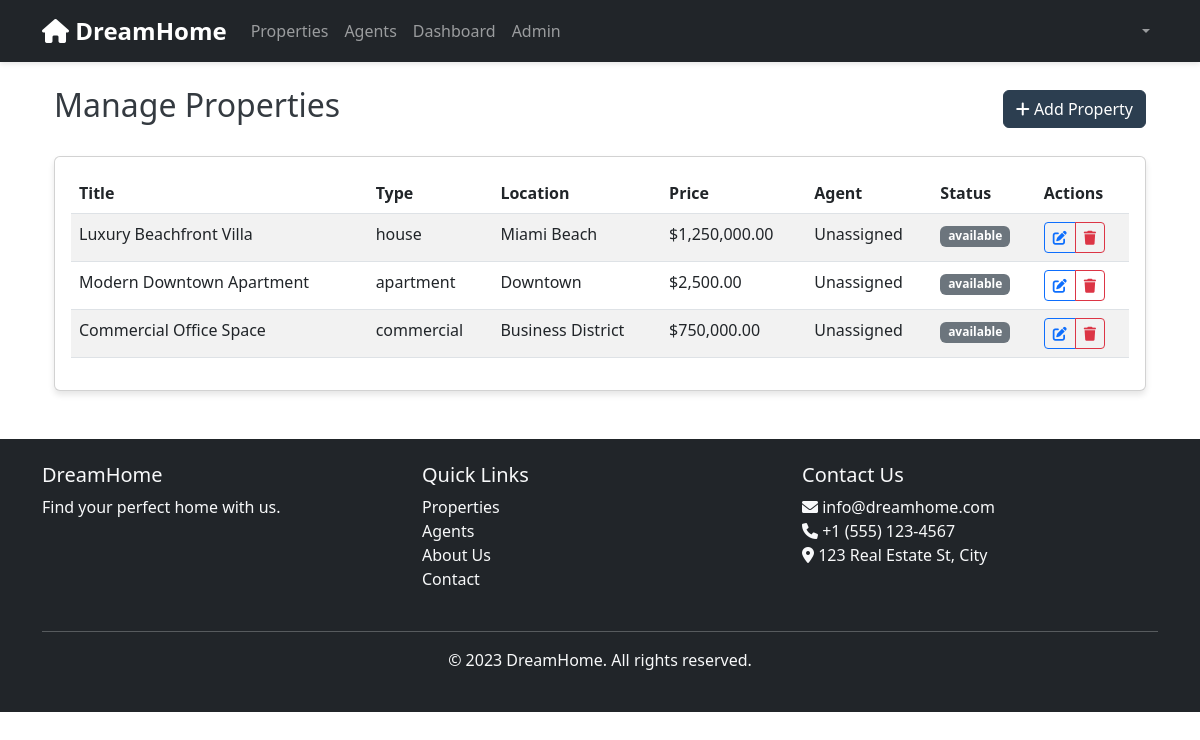
/admin/properties/manage (signed in), run on the app's committed database.
### app.py (models this page shows)
class Property(db.Model):
    id = db.Column(db.Integer, primary_key=True)
    title = db.Column(db.String(200), nullable=False)
    description = db.Column(db.Text)
    property_type = db.Column(db.String(50), nullable=False)  # house, apartment, commercial, land
    transaction_type = db.Column(db.String(20), nullable=False)  # sale, rent
    price = db.Column(db.Float, nullable=False)
    area = db.Column(db.Float, nullable=False)  # in square feet/meters
    bedrooms = db.Column(db.Integer)
    bathrooms = db.Column(db.Float)
    location = db.Column(db.String(200), nullable=False)
    address = db.Column(db.Text, nullable=False)
    city = db.Column(db.String(100), nullable=False)
    state = db.Column(db.String(100), nullable=False)
    zipcode = db.Column(db.String(20), nullable=False)
    amenities = db.Column(db.Text)  # JSON string of amenities
    images = db.Column(db.Text)  # JSON string of image URLs
    status = db.Column(db.String(20), default='available')  # available, under contract, sold, rented
    featured = db.Column(db.Boolean, default=False)
    created_at = db.Column(db.DateTime, default=datetime.utcnow)
    updated_at = db.Column(db.DateTime, default=datetime.utcnow, onupdate=datetime.utcnow)
    owner_id = db.Column(db.Integer, db.ForeignKey('user.id'))
    agent_id = db.Column(db.Integer, db.ForeignKey('user.id'))
    saved_by = db.relationship('SavedProperty', backref='property', lazy=True)
    inquiries = db.relationship('Inquiry', backref='property', lazy=True)
    appointments = db.relationship('Appointment', backref='property', lazy=True)
    purchase_requests = db.relationship('PropertyPurchase', backref='property', lazy=True)

### app.py (the view)
@app.route('/admin/properties/manage')
@login_required
@admin_required
def manage_properties():
    properties = Property.query.all()
    return render_template('admin/manage_properties.html', properties=properties)

### app.py (called while the page is built)
@login_manager.user_loader
def load_user(user_id):
    return User.query.get(int(user_id))

def admin_required(f):
    @wraps(f)
    def decorated_function(*args, **kwargs):
        if not current_user.is_admin:
            flash('Access denied. Admin privileges required.', 'danger')
            return redirect(url_for('dashboard'))
        return f(*args, **kwargs)
    return decorated_function

### templates/admin/manage_properties.html (shortened to what this page needs)
{% extends "base.html" %}
{% block content %}
<div class="container mt-4">
    <div class="d-flex justify-content-between align-items-center mb-4">
        <h2>Manage Properties</h2>
        <a href="{{ url_for('add_property') }}" class="btn btn-primary">
            <i class="fas fa-plus"></i> Add Property
        </a>
    </div>
    <div class="card">
        <div class="card-body">
            <div class="table-responsive">
                <table class="table table-striped">
                    <thead>
                        <tr>
                            <th>Title</th>
                            <th>Type</th>
                            <th>Location</th>
                            <th>Price</th>
                            <th>Agent</th>
                            <th>Status</th>
                            <th>Actions</th>
                        </tr>
                    </thead>
                    <tbody>
                        {% for property in properties %}
                        <tr>
                            <td>{{ property.title }}</td>
                            <td>{{ property.property_type }}</td>
                            <td>{{ property.location }}</td>
                            <td>${{ "{:,.2f}".format(property.price) }}</td>
                            <td>{{ property.agent.email if property.agent else 'Unassigned' }}</td>
                            <td>
                                <span class="badge bg-{{ 'success' if property.status == 'active' else 'warning' if property.status == 'pending' else 'secondary' }}">
                                    {{ property.status }}
                                </span>
                            </td>
                            <td>
                                <div class="btn-group" role="group">
                                    <a href="{{ url_for('edit_property', property_id=property.id) }}"
                                       class="btn btn-sm btn-outline-primary">
                                        <i class="fas fa-edit"></i>
                                    </a>
                                    <button type="button"
                                            class="btn btn-sm btn-outline-danger"
                                            onclick="deleteProperty({{ property.id }})">
                                        <i class="fas fa-trash"></i>
                                    </button>
                                </div>
                            </td>
                        </tr>
                        {% endfor %}
                    </tbody>
                </table>
            </div>
        </div>
    </div>
</div>
{% endblock %}

### templates/base.html (shortened to what this page needs)
<!DOCTYPE html>
<html lang="en">
<head>
    <link href="https://cdn.jsdelivr.net/npm/bootstrap@5.3.0/dist/css/bootstrap.min.css" rel="stylesheet">
    <link rel="stylesheet" href="https://cdnjs.cloudflare.com/ajax/libs/font-awesome/6.0.0/css/all.min.css">
    <link rel="stylesheet" href="{{ url_for('static', filename='css/style.css') }}">
</head>
<body>
    <nav class="navbar navbar-expand-lg navbar-dark bg-dark">
        <div class="container">
            <a class="navbar-brand" href="{{ url_for('index') }}">
                <i class="fas fa-home"></i> DreamHome
            </a>
            <div class="collapse navbar-collapse" id="navbarNav">
                <ul class="navbar-nav me-auto">
                    <li class="nav-item">
                        <a class="nav-link" href="{{ url_for('properties') }}">Properties</a>
                    </li>
                    <li class="nav-item">
                        <a class="nav-link" href="{{ url_for('agents') }}">Agents</a>
                    </li>
                    {% if current_user.is_authenticated %}
                        <li class="nav-item">
                            <a class="nav-link" href="{{ url_for('dashboard') }}">Dashboard</a>
                        </li>
                        {% if current_user.is_admin %}
                            <li class="nav-item">
                                <a class="nav-link" href="{{ url_for('admin_dashboard') }}">Admin</a>
                            </li>
                        {% endif %}
                    {% endif %}
                </ul>
                <ul class="navbar-nav">
                    {% if current_user.is_authenticated %}
                        <li class="nav-item dropdown">
                            <a class="nav-link dropdown-toggle" href="#" id="userDropdown" role="button"
                               data-bs-toggle="dropdown" aria-expanded="false">
                            </a>
                        </li>
                    {% endif %}
                </ul>
            </div>
        </div>
    </nav>
    <main class="container my-4">
        {% block content %}{% endblock %}
    </main>
    <footer class="bg-dark text-light py-4 mt-5">
        <div class="container">
            <div class="row">
                <div class="col-md-4">
                    <h5>DreamHome</h5>
                    <p>Find your perfect home with us.</p>
                </div>
                <div class="col-md-4">
                    <h5>Quick Links</h5>
                    <ul class="list-unstyled">
                        <li><a href="{{ url_for('properties') }}" class="text-light">Properties</a></li>
                        <li><a href="{{ url_for('agents') }}" class="text-light">Agents</a></li>
                        <li><a href="#" class="text-light">About Us</a></li>
                        <li><a href="#" class="text-light">Contact</a></li>
                    </ul>
                </div>
                <div class="col-md-4">
                    <h5>Contact Us</h5>
                    <p>
                        <i class="fas fa-envelope"></i> info@dreamhome.com<br>
                        <i class="fas fa-phone"></i> +1 (555) 123-4567<br>
                        <i class="fas fa-map-marker-alt"></i> 123 Real Estate St, City
                    </p>
                </div>
            </div>
            <hr class="mt-4">
            <div class="text-center">
                <p>&copy; 2023 DreamHome. All rights reserved.</p>
            </div>
        </div>
    </footer>
</body>
</html>

### static/css/style.css (style rules this page uses)
:root { --primary-color: #2c3e50; --secondary-color: #e74c3c; --accent-color: #3498db; --light-gray: #f8f9fa; --dark-gray: #343a40; }
body { font-family: 'Segoe UI', Tahoma, Geneva, Verdana, sans-serif; color: var(--dark-gray); }
.btn-primary { background-color: var(--primary-color); border-color: var(--primary-color); }
.navbar { box-shadow: 0 2px 5px rgba(0, 0, 0, 0.1); }
.navbar-brand { font-weight: bold; font-size: 1.5rem; }
footer { margin-top: auto; }
footer a { text-decoration: none; }
.card { box-shadow: 0 4px 6px rgba(0, 0, 0, 0.1); }

### data on the page
Property: title "Luxury Beachfront Villa", property_type "house", location "Miami Beach", price "1,250,000.00", agent "Unassigned", status "available"
Property: title "Modern Downtown Apartment", property_type "apartment", location "Downtown", price "2,500.00", agent "Unassigned", status "available"
Property: title "Commercial Office Space", property_type "commercial", location "Business District", price "750,000.00", agent "Unassigned", status "available"
